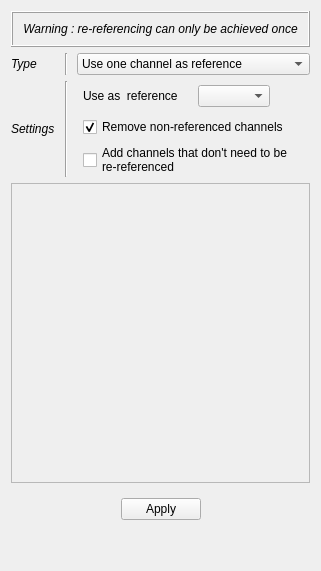
              <widget class="QWidget" name="page_4">
               <layout class="QVBoxLayout" name="verticalLayout_30">
                <item>
                 <widget class="QFrame" name="frame_6">
                  <property name="minimumSize">
                   <size>
                    <width>0</width>
                    <height>0</height>
                   </size>
                  </property>
                  <property name="frameShape">
                   <enum>QFrame::Box</enum>
                  </property>
                  <property name="frameShadow">
                   <enum>QFrame::Raised</enum>
                  </property>
                  <layout class="QHBoxLayout" name="horizontalLayout_11">
                   <item>
                    <widget class="QLabel" name="label_59">
                     <property name="font">
                      <font>
                       <italic>true</italic>
                       <stylestrategy>PreferDefault</stylestrategy>
                       <kerning>true</kerning>
                      </font>
                     </property>
                     <property name="text">
                      <string>Warning : re-referencing can only be achieved once</string>
                     </property>
                     <property name="alignment">
                      <set>Qt::AlignCenter</set>
                     </property>
                    </widget>
                   </item>
                  </layout>
                 </widget>
                </item>
                <item>
                 <layout class="QGridLayout" name="gridLayout_22">
                  <property name="topMargin">
                   <number>0</number>
                  </property>
                  <item row="2" column="3" colspan="2">
                   <widget class="QCheckBox" name="_ToolsRefIgnore">
                    <property name="toolTip">
                     <string>&lt;html&gt;&lt;head/&gt;&lt;body&gt;&lt;p&gt;When this option is checked, channels that are not re-referenced are going to be ignored in the interface  (Ex : if channels is [ O1, O2, O3, Cz, Pz ]  the bipolarized channels will be [ O1, O2-O1, O3-O2, Cz, Pz ] but if this checkbox is activated you will only see the clean version [ O2-O1, 03-O2 ] )&lt;/p&gt;&lt;/body&gt;&lt;/html&gt;</string>
                    </property>
                    <property name="text">
                     <string>Remove non-referenced channels</string>
                    </property>
                    <property name="checked">
                     <bool>true</bool>
                    </property>
                   </widget>
                  </item>
                  <item row="1" column="3" colspan="2">
                   <widget class="QWidget" name="_ToolsRefSingleW" native="true">
                    <property name="minimumSize">
                     <size>
                      <width>0</width>
                      <height>30</height>
                     </size>
                    </property>
                    <layout class="QGridLayout" name="gridLayout_16">
                     <property name="leftMargin">
                      <number>0</number>
                     </property>
                     <property name="topMargin">
                      <number>0</number>
                     </property>
                     <property name="rightMargin">
                      <number>0</number>
                     </property>
                     <property name="bottomMargin">
                      <number>0</number>
                     </property>
                     <property name="spacing">
                      <number>0</number>
                     </property>
                     <item row="0" column="0">
                      <widget class="QLabel" name="label_56">
                       <property name="text">
                        <string>Use as  reference</string>
                       </property>
                      </widget>
                     </item>
                     <item row="0" column="2">
                      <widget class="QComboBox" name="_ToolsRefLst">
                       <property name="toolTip">
                        <string>&lt;html&gt;&lt;head/&gt;&lt;body&gt;&lt;p&gt;Channel to use as the reference&lt;/p&gt;&lt;/body&gt;&lt;/html&gt;</string>
                       </property>
                      </widget>
                     </item>
                     <item row="0" column="1">
                      <spacer name="horizontalSpacer_30">
                       <property name="orientation">
                        <enum>Qt::Horizontal</enum>
                       </property>
                       <property name="sizeType">
                        <enum>QSizePolicy::Minimum</enum>
                       </property>
                       <property name="sizeHint" stdset="0">
                        <size>
                         <width>20</width>
                         <height>20</height>
                        </size>
                       </property>
                      </spacer>
                     </item>
                     <item row="0" column="3">
                      <spacer name="horizontalSpacer_25">
                       <property name="orientation">
                        <enum>Qt::Horizontal</enum>
                       </property>
                       <property name="sizeHint" stdset="0">
                        <size>
                         <width>40</width>
                         <height>20</height>
                        </size>
                       </property>
                      </spacer>
                     </item>
                    </layout>
                   </widget>
                  </item>
                  <item row="0" column="1">
                   <widget class="Line" name="line_6">
                    <property name="minimumSize">
                     <size>
                      <width>10</width>
                      <height>0</height>
                     </size>
                    </property>
                    <property name="orientation">
                     <enum>Qt::Vertical</enum>
                    </property>
                   </widget>
                  </item>
                  <item row="0" column="0">
                   <widget class="QLabel" name="label_60">
                    <property name="font">
                     <font>
                      <italic>true</italic>
                      <stylestrategy>PreferDefault</stylestrategy>
                      <kerning>true</kerning>
                     </font>
                    </property>
                    <property name="text">
                     <string>Type</string>
                    </property>
                   </widget>
                  </item>
                  <item row="1" column="0" rowspan="3">
                   <widget class="QLabel" name="label_61">
                    <property name="font">
                     <font>
                      <italic>true</italic>
                      <stylestrategy>PreferDefault</stylestrategy>
                      <kerning>true</kerning>
                     </font>
                    </property>
                    <property name="text">
                     <string>Settings</string>
                    </property>
                   </widget>
                  </item>
                  <item row="1" column="1" rowspan="3">
                   <widget class="Line" name="line_21">
                    <property name="minimumSize">
                     <size>
                      <width>10</width>
                      <height>0</height>
                     </size>
                    </property>
                    <property name="orientation">
                     <enum>Qt::Vertical</enum>
                    </property>
                   </widget>
                  </item>
                  <item row="3" column="3" colspan="2">
                   <widget class="QCheckBox" name="_ToolsRefIgn">
                    <property name="toolTip">
                     <string>&lt;html&gt;&lt;head/&gt;&lt;body&gt;&lt;p&gt;If some channels doesn't need to be re-referenced, and if you want to visualize them, be sure to deactivate &amp;quot;Ignore non-referenced channels&amp;quot;&lt;/p&gt;&lt;/body&gt;&lt;/html&gt;</string>
                    </property>
                    <property name="text">
                     <string>Add channels that don't need to be
re-referenced</string>
                    </property>
                   </widget>
                  </item>
                  <item row="0" column="2" colspan="3">
                   <widget class="QComboBox" name="_ToolsRefMeth">
                    <item>
                     <property name="text">
                      <string>Use one channel as reference</string>
                     </property>
                    </item>
                    <item>
                     <property name="text">
                      <string>Common average</string>
                     </property>
                    </item>
                    <item>
                     <property name="text">
                      <string>Bipolarization</string>
                     </property>
                    </item>
                   </widget>
                  </item>
                 </layout>
                </item>
                <item>
                 <widget class="QWidget" name="_ToolsRefGrp" native="true">
                  <property name="minimumSize">
                   <size>
                    <width>0</width>
                    <height>30</height>
                   </size>
                  </property>
                  <layout class="QVBoxLayout" name="verticalLayout_18">
                   <property name="spacing">
                    <number>6</number>
                   </property>
                   <property name="leftMargin">
                    <number>0</number>
                   </property>
                   <property name="topMargin">
                    <number>0</number>
                   </property>
                   <property name="rightMargin">
                    <number>0</number>
                   </property>
                   <property name="bottomMargin">
                    <number>0</number>
                   </property>
                   <item>
                    <widget class="QScrollArea" name="_ToolsRefIgnArea">
                     <property name="minimumSize">
                      <size>
                       <width>0</width>
                       <height>300</height>
                      </size>
                     </property>
                     <property name="widgetResizable">
                      <bool>true</bool>
                     </property>
                     <widget class="QWidget" name="scrollAreaWidgetContents">
                      <property name="geometry">
                       <rect>
                        <x>0</x>
                        <y>0</y>
                        <width>443</width>
                        <height>298</height>
                       </rect>
                      </property>
                      <layout class="QVBoxLayout" name="verticalLayout_2">
                       <item>
                        <layout class="QGridLayout" name="_ToolsRefIgnGrd"/>
                       </item>
                       <item>
                        <spacer name="verticalSpacer_2">
                         <property name="orientation">
                          <enum>Qt::Vertical</enum>
                         </property>
                         <property name="sizeHint" stdset="0">
                          <size>
                           <width>20</width>
                           <height>40</height>
                          </size>
                         </property>
                        </spacer>
                       </item>
                      </layout>
                     </widget>
                    </widget>
                   </item>
                   <item>
                    <layout class="QHBoxLayout" name="horizontalLayout_9">
                     <property name="topMargin">
                      <number>9</number>
                     </property>
                     <item>
                      <spacer name="horizontalSpacer_20">
                       <property name="orientation">
                        <enum>Qt::Horizontal</enum>
                       </property>
                       <property name="sizeHint" stdset="0">
                        <size>
                         <width>40</width>
                         <height>20</height>
                        </size>
                       </property>
                      </spacer>
                     </item>
                     <item>
                      <widget class="QPushButton" name="_ToolsRefApply">
                       <property name="text">
                        <string>Apply</string>
                       </property>
                      </widget>
                     </item>
                     <item>
                      <spacer name="horizontalSpacer_21">
                       <property name="orientation">
                        <enum>Qt::Horizontal</enum>
                       </property>
                       <property name="sizeHint" stdset="0">
                        <size>
                         <width>40</width>
                         <height>20</height>
                        </size>
                       </property>
                      </spacer>
                     </item>
                    </layout>
                   </item>
                  </layout>
                 </widget>
                </item>
                <item>
                 <spacer name="verticalSpacer_4">
                  <property name="orientation">
                   <enum>Qt::Vertical</enum>
                  </property>
                  <property name="sizeHint" stdset="0">
                   <size>
                    <width>20</width>
                    <height>40</height>
                   </size>
                  </property>
                 </spacer>
                </item>
               </layout>
               <zorder>frame_6</zorder>
               <zorder></zorder>
               <zorder>_ToolsRefGrp</zorder>
               <zorder>verticalSpacer_4</zorder>
              </widget>
